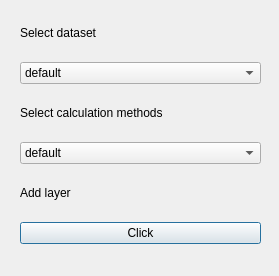
<?xml version="1.0" encoding="UTF-8"?>
<ui version="4.0">
 <class>Dialog</class>
 <widget class="QDialog" name="Dialog">
  <property name="geometry">
   <rect>
    <x>0</x>
    <y>0</y>
    <width>279</width>
    <height>276</height>
   </rect>
  </property>
  <property name="windowTitle">
   <string>Dialog</string>
  </property>
  <widget class="QWidget" name="verticalLayoutWidget">
   <property name="geometry">
    <rect>
     <x>20</x>
     <y>10</y>
     <width>241</width>
     <height>251</height>
    </rect>
   </property>
   <layout class="QVBoxLayout" name="verticalLayout">
    <item>
     <widget class="QLabel" name="label_dataset">
      <property name="maximumSize">
       <size>
        <width>16777215</width>
        <height>20</height>
       </size>
      </property>
      <property name="text">
       <string>Select dataset</string>
      </property>
     </widget>
    </item>
    <item>
     <widget class="QComboBox" name="comboBox_2">
      <item>
       <property name="text">
        <string>default</string>
       </property>
      </item>
     </widget>
    </item>
    <item>
     <widget class="QLabel" name="label_calculation_methods">
      <property name="maximumSize">
       <size>
        <width>16777215</width>
        <height>20</height>
       </size>
      </property>
      <property name="text">
       <string>Select calculation methods</string>
      </property>
     </widget>
    </item>
    <item>
     <widget class="QComboBox" name="comboBox">
      <item>
       <property name="text">
        <string>default</string>
       </property>
      </item>
     </widget>
    </item>
    <item>
     <widget class="QLabel" name="label_add_layer">
      <property name="sizePolicy">
       <sizepolicy hsizetype="Preferred" vsizetype="Preferred">
        <horstretch>0</horstretch>
        <verstretch>0</verstretch>
       </sizepolicy>
      </property>
      <property name="maximumSize">
       <size>
        <width>16777215</width>
        <height>20</height>
       </size>
      </property>
      <property name="text">
       <string>Add layer</string>
      </property>
     </widget>
    </item>
    <item>
     <widget class="QPushButton" name="push_btn_add_layer">
      <property name="text">
       <string>Click</string>
      </property>
     </widget>
    </item>
   </layout>
  </widget>
 </widget>
 <resources/>
 <connections/>
</ui>
